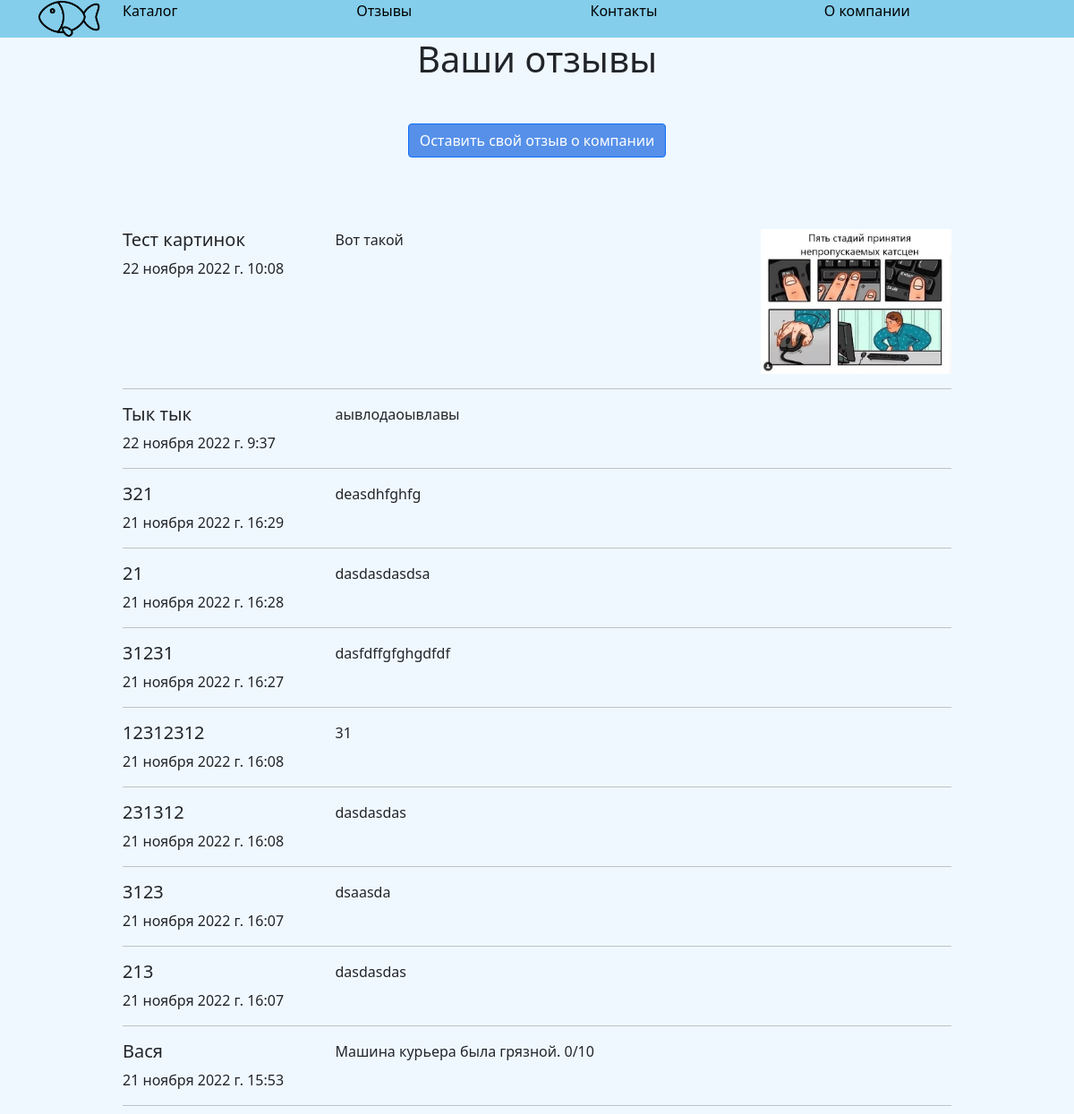
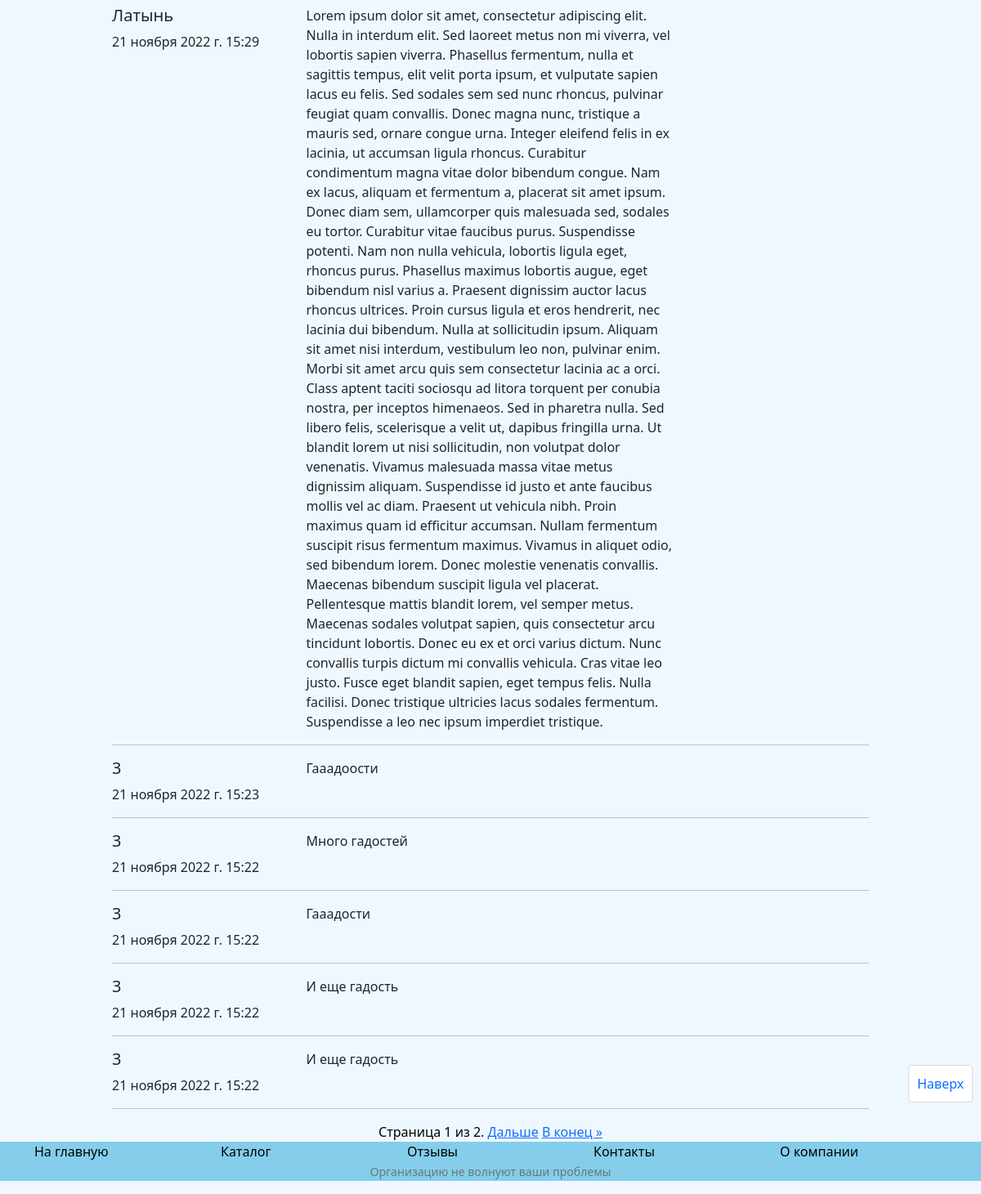
The page /feedback/ on the database its author committed (2 pictures, top to bottom).
### catalog/models.py (models this page shows)
class Feedback_generic(models.Model):
    name = models.CharField(max_length=100, help_text='Введите ваше имя')
    body = models.TextField()
    date = models.DateTimeField(auto_now_add=True)
    image = models.ImageField(upload_to = 'uploads/comms/%Y/%m/%d/', null = True, blank = True)
    class Meta:
        ordering = ['-date']

### catalog/views.py (the view)
# urls.py: path('feedback/', feedback, name = 'feedback' ),
def feedback(request):
    shitfan = Feedback_generic.objects.all()
    paginator = Paginator(shitfan,16)
    page_number = request.GET.get('page')
    page_obj = paginator.get_page(page_number)
    return render(request, 'feedback.html', {'shitfan':page_obj})

### catalog/templates/feedback.html
{% extends "base.html" %}
{% block content %}
{% load static %}
<div class="container">
  <div class="row">
    <div class="col-10">
      <h1 style="text-align: center;">Ваши отзывы</h1>
      <div class="col" style="text-align: center; margin: 3rem 0 5rem 0;"><a class="btn btn-primary"
          href="{% url 'feedback_new' %}">Оставить свой отзыв о компании</a></div>
      {% if shitfan %}
      {% for shit in shitfan %}
      <div class="row text-box">
        <div class="col-3">
          <h5>{{shit.name}}</h5>
          {{shit.date}}
        </div>
        <div class="col-6">{{shit.body}}</div>
        <div class="col-3">
          {% if shit.image %}
          <img class="img-fluid" src="/{{shit.image}}" alt="sample text">
          {% endif %}
        </div>
      </div>
      <hr>
      {% endfor %}
      {% endif %}
    </div>
  </div>
</div>
{% endblock %}
{% block pagination %}
{% include "includes/pagination/feedback.html" %}
{% endblock %}

### css/style.css (style rules this page uses)
body { background-color: aliceblue; }
div { margin: auto; }
.btn-primary { background-color: #5690E9; }

### rows shown on the page
Feedback_generic: name "Тест картинок", date "22 ноября 2022 г. 10:08", body "Вот такой", image (picture)
Feedback_generic: name "Тык тык", date "22 ноября 2022 г. 9:37", body "аывлодаоывлавы"
Feedback_generic: name "321", date "21 ноября 2022 г. 16:29", body "deasdhfghfg"
Feedback_generic: name "21", date "21 ноября 2022 г. 16:28", body "dasdasdasdsa"
Feedback_generic: name "31231", date "21 ноября 2022 г. 16:27", body "dasfdffgfghgdfdf"
Feedback_generic: name "12312312", date "21 ноября 2022 г. 16:08", body "31"
Feedback_generic: name "231312", date "21 ноября 2022 г. 16:08", body "dasdasdas"
Feedback_generic: name "3123", date "21 ноября 2022 г. 16:07", body "dsaasda"
Feedback_generic: name "213", date "21 ноября 2022 г. 16:07", body "dasdasdas"
Feedback_generic: name "Вася", date "21 ноября 2022 г. 15:53", body "Машина курьера была грязной. 0/10"
Feedback_generic: name "Латынь", date "21 ноября 2022 г. 15:29", body "Lorem ipsum dolor sit amet, consectetur adipiscing elit. Nulla in interdum elit. Sed laoreet metus non mi viverra, vel lobortis sapien viverra. Phasellus fermentum, nulla et sagittis tempus, elit velit porta ipsum, et vulputate sapien lacus eu felis. Sed sodales sem sed nunc rhoncus, pulvinar feugiat quam convallis. Donec magna nunc, tristique a mauris sed, ornare congue urna. Integer eleifend felis in ex lacinia, ut accumsan ligula rhoncus. Curabitur condimentum magna vitae dolor bibendum congue. Nam ex lacus, aliquam et fermentum a, placerat sit amet ipsum. Donec diam sem, ullamcorper quis malesuada sed, sodales eu tortor. Curabitur vitae faucibus purus. Suspendisse potenti. Nam non nulla…"
Feedback_generic: name "3", date "21 ноября 2022 г. 15:23", body "Гааадоости"
Feedback_generic: name "3", date "21 ноября 2022 г. 15:22", body "Много гадостей"
Feedback_generic: name "3", date "21 ноября 2022 г. 15:22", body "Гааадости"
Feedback_generic: name "3", date "21 ноября 2022 г. 15:22", body "И еще гадость"
Feedback_generic: name "3", date "21 ноября 2022 г. 15:22", body "И еще гадость"

### other values the page prints
{{ shitfan.number }} "1"
{{ shitfan.paginator.num_pages }} "2"
